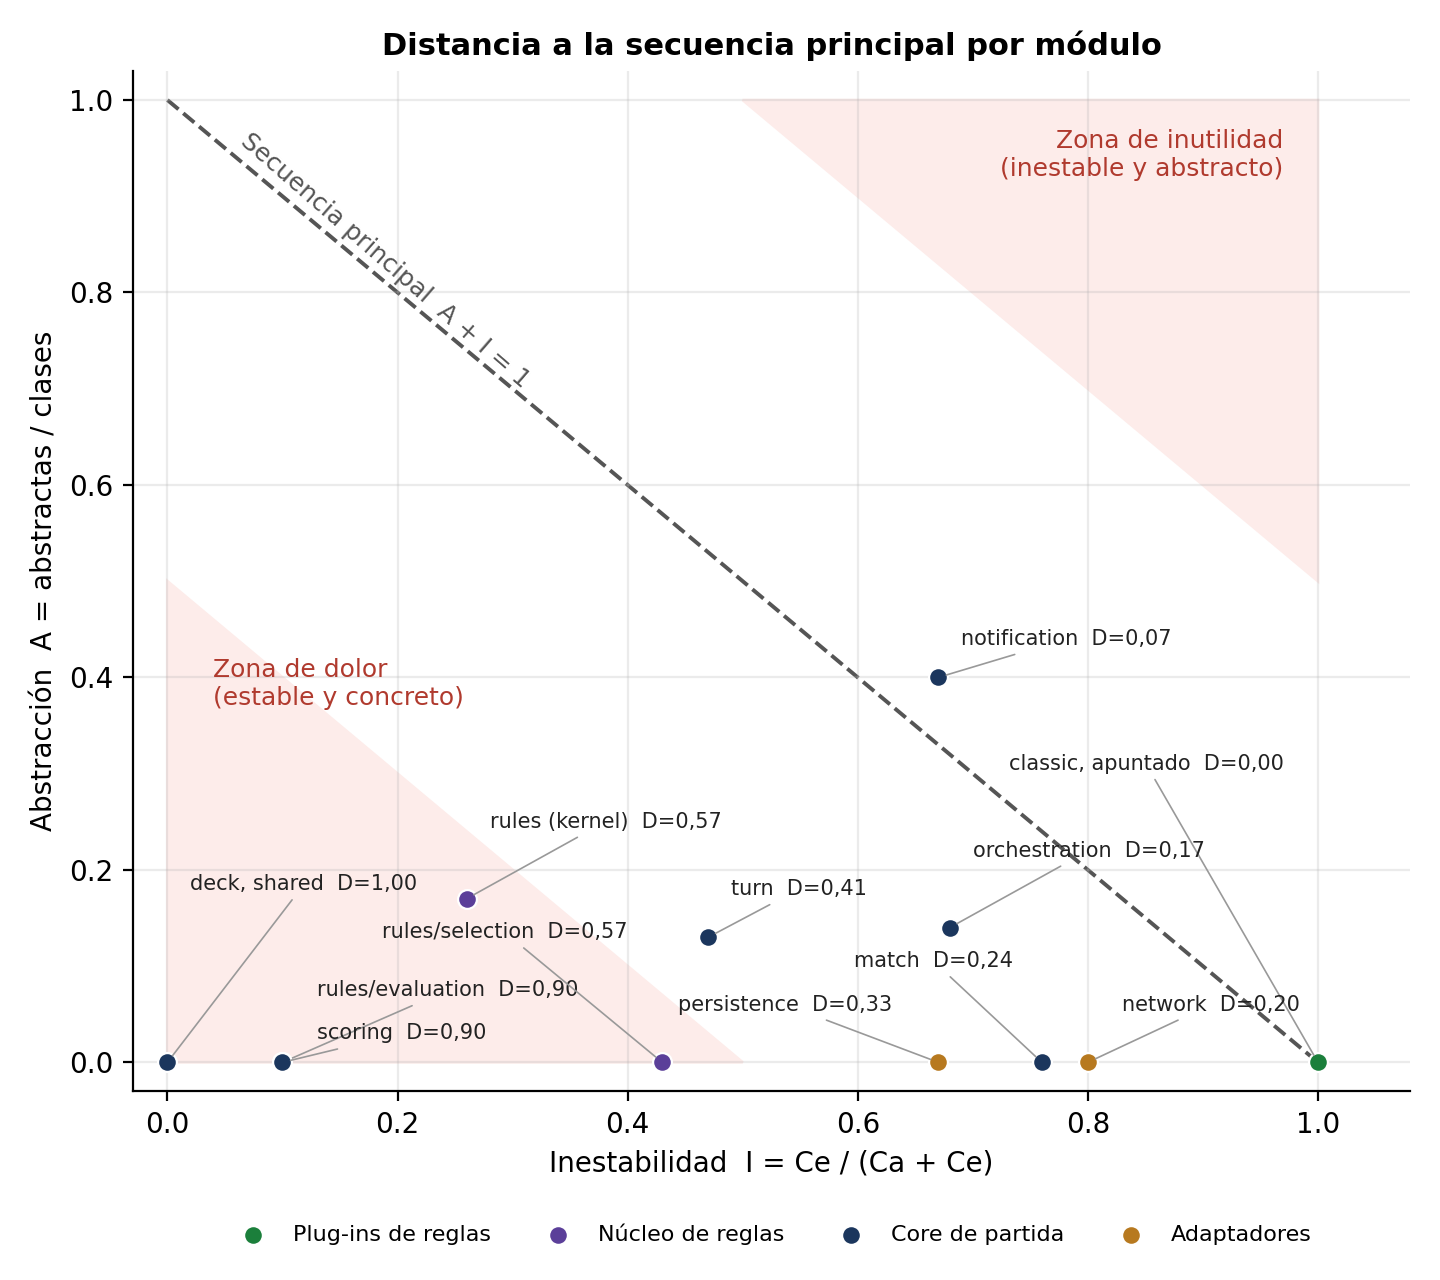

Python code for this plot:
"""Figura 4.1: distancia a la secuencia principal (Richards & Ford, cap. 3).
Datos: tabla Ca/Ce/I/A/D de seccion-4-gobernanza.md (main @ 915652c, arch_scanner.gd).
Uso: python 4.2-secuencia-principal.py  -> 4.2-secuencia-principal.png / .svg
"""
import matplotlib
matplotlib.use("Agg")
import matplotlib.pyplot as plt
from matplotlib.patches import Polygon

# etiqueta: (I, A, D, grupo, (x_texto, y_texto)) - los modulos en el mismo punto se agrupan
M = {
    "classic, apuntado":         (1.00, 0.00, 0.00, "plugin",  (0.97, 0.31)),
    "rules (kernel)":            (0.26, 0.17, 0.57, "rules",   (0.28, 0.25)),
    "rules/evaluation":          (0.10, 0.00, 0.90, "rules",   (0.13, 0.075)),
    "rules/selection":           (0.43, 0.00, 0.57, "rules",   (0.40, 0.135)),
    "deck, shared":              (0.00, 0.00, 1.00, "core",    (0.02, 0.185)),
    "scoring":                   (0.10, 0.00, 0.90, "core",    (0.13, 0.03)),
    "turn":                      (0.47, 0.13, 0.41, "core",    (0.49, 0.18)),
    "match":                     (0.76, 0.00, 0.24, "core",    (0.735, 0.105)),
    "orchestration":             (0.68, 0.14, 0.17, "core",    (0.70, 0.22)),
    "notification":              (0.67, 0.40, 0.07, "core",    (0.69, 0.44)),
    "persistence":               (0.67, 0.00, 0.33, "adapter", (0.63, 0.06)),
    "network":                   (0.80, 0.00, 0.20, "adapter", (0.83, 0.06)),
}
COL = {"plugin": "#1B7F3B", "rules": "#5B3F99", "core": "#1b365d", "adapter": "#B7791F"}
NAME = {"plugin": "Plug-ins de reglas", "rules": "Núcleo de reglas", "core": "Core de partida",
        "adapter": "Adaptadores"}

fig, ax = plt.subplots(figsize=(7.2, 6.4), dpi=200)
ax.add_patch(Polygon([(0, 0), (0.5, 0), (0, 0.5)], closed=True, color="#FDECEA", zorder=0))
ax.add_patch(Polygon([(1, 1), (0.5, 1), (1, 0.5)], closed=True, color="#FDECEA", zorder=0))
ax.plot([0, 1], [1, 0], color="#555555", lw=1.4, ls="--", zorder=1)
ax.text(0.04, 0.42, "Zona de dolor\n(estable y concreto)", fontsize=9, color="#B03A2E", va="top")
ax.text(0.97, 0.97, "Zona de inutilidad\n(inestable y abstracto)", fontsize=9, color="#B03A2E",
        ha="right", va="top")
ax.text(0.06, 0.97, "Secuencia principal  A + I = 1", fontsize=9, color="#555555", rotation=-41, va="top")
seen = set()
for name, (i, a, d, g, (tx, ty)) in M.items():
    ax.scatter(i, a, s=46, color=COL[g], zorder=3, label=NAME[g] if g not in seen else None,
               edgecolor="white", linewidth=0.8)
    seen.add(g)
    ha = "right" if tx < i else "left"
    ax.annotate(f"{name}  D={d:.2f}".replace(".", ","), (i, a), (tx, ty), fontsize=7.5, ha=ha,
                va="center", color="#222222",
                arrowprops=dict(arrowstyle="-", color="#999999", lw=0.6, shrinkA=0, shrinkB=3))
ax.set_xlim(-0.03, 1.08); ax.set_ylim(-0.03, 1.03)
ax.set_xlabel("Inestabilidad  I = Ce / (Ca + Ce)")
ax.set_ylabel("Abstracción  A = abstractas / clases")
ax.set_title("Distancia a la secuencia principal por módulo", fontsize=11, fontweight="bold")
ax.legend(loc="upper center", fontsize=8, frameon=False, ncol=4, bbox_to_anchor=(0.5, -0.11))
ax.grid(alpha=0.25)
for s in ("top", "right"):
    ax.spines[s].set_visible(False)
fig.tight_layout()
fig.savefig("4.2-secuencia-principal.png")
fig.savefig("4.2-secuencia-principal.svg")
